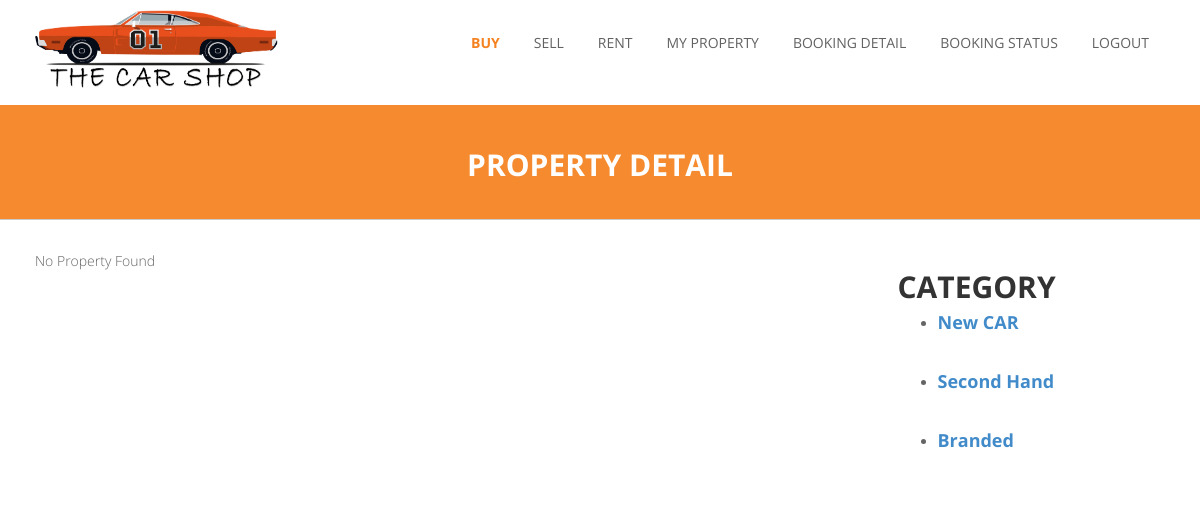
Screenshot of /cust_buy.php with the database file from the repository.
### tables this page shows
CREATE TABLE `category_master` (
  `category_id` int(10) NOT NULL,
  `category` varchar(50) NOT NULL
);

### cust_buy.php (the view, shortened to what this page needs)
<?php
include("cust_header.php");
include("connect.php");
?>
<section id="inner-headline">
	<div class="container">
		<div class="row">
			<div class="col-lg-12">
				<h2 class="pageTitle">PROPERTY DETAIL</h2>
			</div>
		</div>
	</div>
</section>
	<section id="content">
		<div class="container content">
			<div class="col-md-9">
        		<div class="row service-v1 margin-bottom-40">
					<?php
					if(isset($_REQUEST['cid']))
					{
						$cid=$_REQUEST['cid'];
						$query1="select * from property_master where status='1' and category_id='$cid' and type='2'";
					}else{
						$query1="select * from property_master where status='1' and type='2'";
					}
					$res1=mysqli_query($con,$query1);
					if(mysqli_num_rows($res1)>0)
					{
						while($r1=mysqli_fetch_array($res1))
						{
					?>
					<div class="col-md-6 md-margin-bottom-40">
						<a href="cust_view_property_detail.php?pid=<?php echo $r1[0]; ?>"><img class="img-responsive" src="<?php echo $r1[7]; ?>" style="width:394px; height:261px;"alt=""></a>
						<h3><?php echo $r1[2]; ?></h3>
						<p>Price : Rs.<?php echo $r1[6]; ?> /- </p>
						<p>Area : <?php echo $r1[8]; ?>  </p>
					</div>
				<?php
						}
					}else{
						echo "No Property Found";
				}
				?>
        		</div>
			</div>
			<div class="col-md-3">
				<h2>CATEGORY</h2>
				<ul>
				<?php
					$res=mysqli_query($con,"select * from category_master");
					while($r=mysqli_fetch_array($res))
					{
						echo "<li><h4><a href='cust_buy.php?cid=$r[0]'>$r[1]</a></h4></li><br/>";
					}
				?>
				</ul>
			</div>
		</div>
    </section>

### css/style.css (style rules this page uses)
body { font-family:'Open Sans', Arial, sans-serif; font-size:14px; font-weight:300; line-height:1.6em; color:#656565; }
h1,h2, h3, h4, h5, h6 { font-family:'Open Sans', Arial, sans-serif; font-weight:700; line-height:1.1em; color: #333; margin-bottom: 7px; }
.container { padding:0 20px 0 20px; position:relative; }
.row,.row-fluid { margin-bottom:30px; }
.pageTitle { color: #fff; margin: 30px 0 3px; display: inline-block; }
#content { position:relative; background:#fff; padding: 30px 0 0px 0; }
#inner-headline { position: relative; margin: 0; padding: 0; color: #F58A2E; background: #F58A2E; margin-top: 3px; padding-top: 8px; border-bottom: 1px solid #CBCBCB; }
#inner-headline h2.pageTitle { color: #FFFFFF; padding: 5px 0; text-align:center; display:block; }

### rows the page displays
category_master: category "New CAR"
category_master: category "Second Hand"
category_master: category "Branded"
